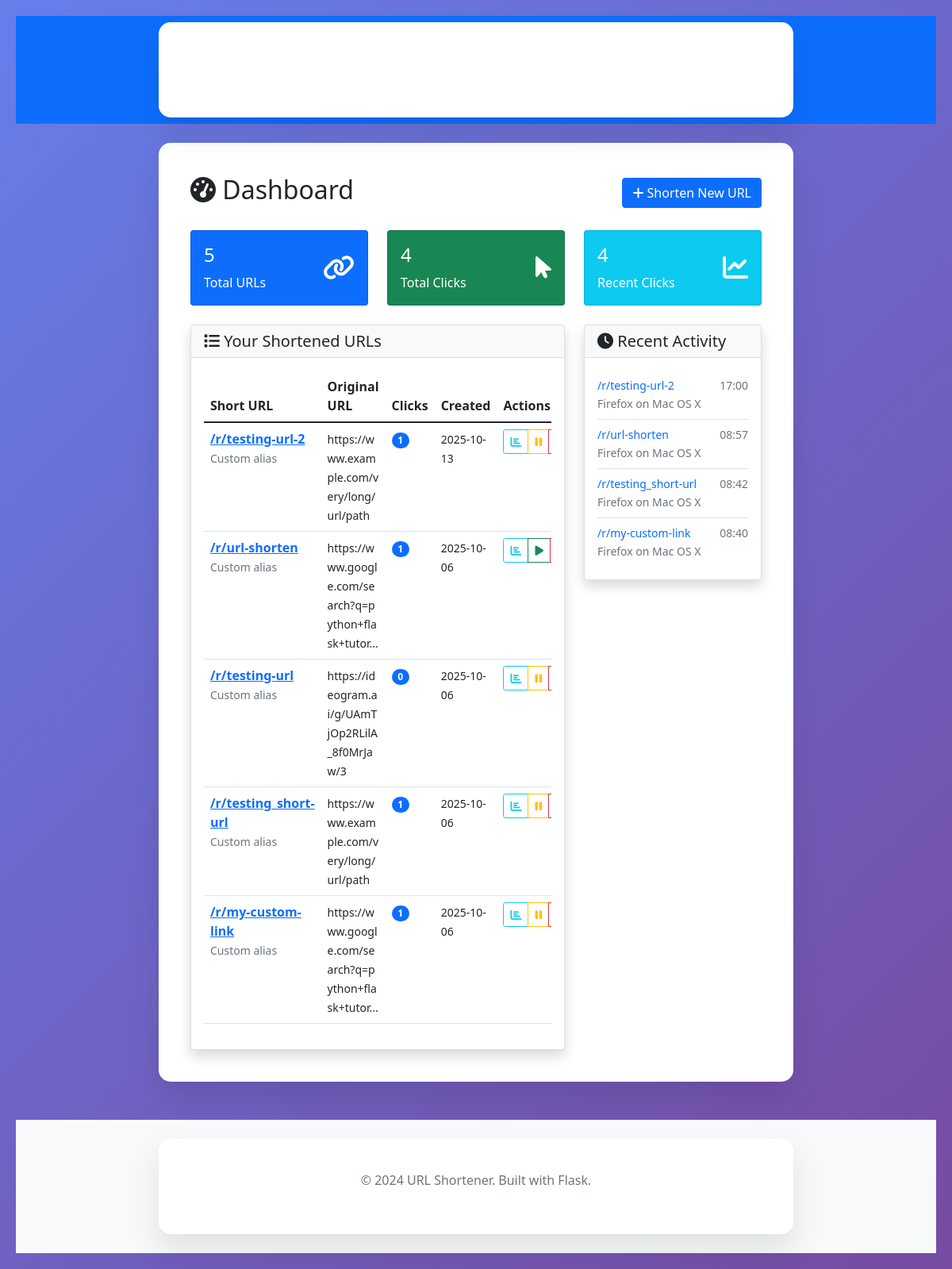
/dashboard, run on the app's committed database.
### models.py (models this page shows, shortened)
class URLMapping(db.Model):
    __tablename__ = 'url_mappings'
    id = db.Column(db.Integer, primary_key=True)
    long_url = db.Column(db.String(2000), nullable=False)
    short_code = db.Column(db.String(10), unique=True, nullable=False, index=True)
    custom_alias = db.Column(db.String(50), unique=True, nullable=True)
    title = db.Column(db.String(200), nullable=True)
    description = db.Column(db.Text, nullable=True)
    created_at = db.Column(db.DateTime, default=datetime.utcnow)
    expires_at = db.Column(db.DateTime, nullable=True)
    is_active = db.Column(db.Boolean, default=True)
    total_clicks = db.Column(db.Integer, default=0)
    last_accessed = db.Column(db.DateTime, nullable=True)
    clicks = db.relationship('URLClick', backref='url_mapping', lazy=True, cascade='all, delete-orphan')

class URLClick(db.Model):
    __tablename__ = 'url_clicks'
    id = db.Column(db.Integer, primary_key=True)
    url_id = db.Column(db.Integer, db.ForeignKey('url_mappings.id'), nullable=False)
    clicked_at = db.Column(db.DateTime, default=datetime.utcnow)
    ip_address = db.Column(db.String(45), nullable=True)
    user_agent = db.Column(db.Text, nullable=True)
    referrer = db.Column(db.Text, nullable=True)
    country = db.Column(db.String(100), nullable=True)
    browser = db.Column(db.String(100), nullable=True)
    platform = db.Column(db.String(100), nullable=True)

### app.py (the view)
@app.route('/dashboard')
def dashboard():
    page = request.args.get('page', 1, type=int)
    per_page = 10
    urls = URLMapping.query.order_by(URLMapping.created_at.desc()).paginate(
        page=page, per_page=per_page, error_out=False
    )
    total_urls = URLMapping.query.count()
    total_clicks = db.session.query(db.func.sum(URLMapping.total_clicks)).scalar() or 0
    recent_clicks = URLClick.query.order_by(URLClick.clicked_at.desc()).limit(10).all()
    return render_template('dashboard.html',
                         urls=urls,
                         total_urls=total_urls,
                         total_clicks=total_clicks,
                         recent_clicks=recent_clicks)

### templates/dashboard.html (shortened to what this page needs)
{% extends "base.html" %}
{% block content %}
<div class="d-flex justify-content-between align-items-center mb-4">
    <h2><i class="fas fa-tachometer-alt"></i> Dashboard</h2>
    <a href="{{ url_for('index') }}" class="btn btn-primary">
        <i class="fas fa-plus"></i> Shorten New URL
    </a>
</div>
<div class="row mb-4">
    <div class="col-md-4">
        <div class="card text-white bg-primary">
            <div class="card-body">
                <div class="d-flex justify-content-between">
                    <div>
                        <h4 class="card-title">{{ total_urls }}</h4>
                        <p class="card-text">Total URLs</p>
                    </div>
                    <div class="align-self-center">
                        <i class="fas fa-link fa-2x"></i>
                    </div>
                </div>
            </div>
        </div>
    </div>
    <div class="col-md-4">
        <div class="card text-white bg-success">
            <div class="card-body">
                <div class="d-flex justify-content-between">
                    <div>
                        <h4 class="card-title">{{ total_clicks }}</h4>
                        <p class="card-text">Total Clicks</p>
                    </div>
                    <div class="align-self-center">
                        <i class="fas fa-mouse-pointer fa-2x"></i>
                    </div>
                </div>
            </div>
        </div>
    </div>
    <div class="col-md-4">
        <div class="card text-white bg-info">
            <div class="card-body">
                <div class="d-flex justify-content-between">
                    <div>
                        <h4 class="card-title">{{ recent_clicks|length }}</h4>
                        <p class="card-text">Recent Clicks</p>
                    </div>
                    <div class="align-self-center">
                        <i class="fas fa-chart-line fa-2x"></i>
                    </div>
                </div>
            </div>
        </div>
    </div>
</div>
<div class="row">
    <div class="col-md-8">
        <div class="card shadow">
            <div class="card-header bg-light">
                <h5 class="mb-0"><i class="fas fa-list"></i> Your Shortened URLs</h5>
            </div>
            <div class="card-body">
                {% if urls.items %}
                    <div class="table-responsive">
                        <table class="table table-hover">
                            <thead>
                                <tr>
                                    <th>Short URL</th>
                                    <th>Original URL</th>
                                    <th>Clicks</th>
                                    <th>Created</th>
                                    <th>Actions</th>
                                </tr>
                            </thead>
                            <tbody>
                                {% for url in urls.items %}
                                <tr>
                                    <td>
                                        <strong>
                                            <a href="{{ url_for('redirect_to_url', short_code=url.short_code) }}" target="_blank">
                                                /r/{{ url.short_code }}
                                            </a>
                                        </strong>
                                        {% if url.custom_alias %}
                                            <br><small class="text-muted">Custom alias</small>
                                        {% endif %}
                                    </td>
                                    <td>
                                        <small style="word-break: break-all;">{{ url.long_url[:50] }}{% if url.long_url|length > 50 %}...{% endif %}</small>
                                    </td>
                                    <td>
                                        <span class="badge bg-primary rounded-pill">{{ url.total_clicks }}</span>
                                    </td>
                                    <td>
                                        <small>{{ url.created_at.strftime('%Y-%m-%d') }}</small>
                                    </td>
                                    <td>
                                        <div class="btn-group btn-group-sm">
                                            <a href="{{ url_for('url_analytics', short_code=url.short_code) }}"
                                               class="btn btn-outline-info" title="Analytics">
                                                <i class="fas fa-chart-bar"></i>
                                            </a>
                                            {% if url.is_active %}
                                                <button class="btn btn-outline-warning"
                                                        onclick="deactivateUrl('{{ url.short_code }}')"
                                                        title="Deactivate">
                                                    <i class="fas fa-pause"></i>
                                                </button>
                                            {% else %}
                                                <button class="btn btn-outline-success"
                                                        onclick="reactivateUrl('{{ url.short_code }}')"
                                                        title="Reactivate">
                                                    <i class="fas fa-play"></i>
                                                </button>
                                            {% endif %}
                                            <button class="btn btn-outline-danger"
                                                    onclick="deleteUrl('{{ url.short_code }}')"
                                                    title="Delete">
                                            </button>
                                        </div>
                                    </td>
                                </tr>
                                {% endfor %}
                            </tbody>
                        </table>
                    </div>
                {% endif %}
            </div>
        </div>
    </div>
    <div class="col-md-4">
        <div class="card shadow">
            <div class="card-header bg-light">
                <h5 class="mb-0"><i class="fas fa-clock"></i> Recent Activity</h5>
            </div>
            <div class="card-body">
                {% if recent_clicks %}
                    <div class="list-group list-group-flush">
                        {% for click in recent_clicks %}
                        <div class="list-group-item px-0">
                            <div class="d-flex w-100 justify-content-between">
                                <small class="text-primary">/r/{{ click.url_mapping.short_code }}</small>
                                <small class="text-muted">{{ click.clicked_at.strftime('%H:%M') }}</small>
                            </div>
                            <small class="text-muted">
                                {{ click.browser }} on {{ click.platform }}
                            </small>
                        </div>
                        {% endfor %}
                    </div>
                {% else %}
                    <p class="text-muted text-center py-3">No recent activity</p>
                {% endif %}
            </div>
        </div>
    </div>
</div>
{% endblock %}

### templates/base.html (shortened to what this page needs)
<!DOCTYPE html>
<html lang="en">
<head>
    <link href="https://cdn.jsdelivr.net/npm/bootstrap@5.1.3/dist/css/bootstrap.min.css" rel="stylesheet">
    <link href="https://cdnjs.cloudflare.com/ajax/libs/font-awesome/6.0.0/css/all.min.css" rel="stylesheet">
    <link href="{{ url_for('static', filename='css/style.css') }}" rel="stylesheet">
</head>
<body>
    <nav class="navbar navbar-expand-lg navbar-dark bg-primary">
        <div class="container">
            <a class="navbar-brand" href="{{ url_for('index') }}">
                <i class="fas fa-link"></i> URL Shortener
            </a>
            <div class="collapse navbar-collapse" id="navbarNav">
                <ul class="navbar-nav ms-auto">
                    <li class="nav-item">
                        <a class="nav-link" href="{{ url_for('index') }}">
                            <i class="fas fa-home"></i> Home
                        </a>
                    </li>
                    <li class="nav-item">
                        <a class="nav-link" href="{{ url_for('dashboard') }}">
                            <i class="fas fa-tachometer-alt"></i> Dashboard
                        </a>
                    </li>
                </ul>
            </div>
        </div>
    </nav>
    <div class="container mt-4">
        {% block content %}{% endblock %}
    </div>
    <footer class="bg-light text-center text-muted py-4 mt-5">
        <div class="container">
            <p>&copy; 2024 URL Shortener. Built with Flask.</p>
        </div>
    </footer>
</body>
</html>

### static/style.css (style rules this page uses)
* { margin: 0; padding: 0; box-sizing: border-box; }
body { font-family: 'Segoe UI', Tahoma, Geneva, Verdana, sans-serif; background: linear-gradient(135deg, #667eea 0%, #764ba2 100%); min-height: 100vh; padding: 20px; }
.container { max-width: 800px; margin: 0 auto; background: white; border-radius: 15px; padding: 40px; box-shadow: 0 20px 40px rgba(0,0,0,0.1); }
button { padding: 15px 25px; background: #667eea; color: white; border: none; border-radius: 8px; cursor: pointer; font-size: 16px; transition: background 0.3s; }

### data on the page
URLMapping: short_code "testing-url-2", custom_alias "Custom alias", long_url "https://www.example.com/very/long/url/path", total_clicks "1", created_at "2025-10-13"
URLMapping: short_code "url-shorten", custom_alias "Custom alias", long_url "https://www.google.com/search?q=python+flask+tutor", total_clicks "1", created_at "2025-10-06"
URLMapping: short_code "testing-url", custom_alias "Custom alias", long_url "https://ideogram.ai/g/UAmTjOp2RLilA_8f0MrJaw/3", total_clicks "0", created_at "2025-10-06"
URLMapping: short_code "testing_short-url", shows "Custom alias", long_url "https://www.example.com/very/long/url/path", total_clicks "1", created_at "2025-10-06"
URLMapping: short_code "my-custom-link", custom_alias "Custom alias", long_url "https://www.google.com/search?q=python+flask+tutor", total_clicks "1", created_at "2025-10-06"
URLClick: url_mapping.short_code "testing-url-2", clicked_at "17:00", browser "Firefox", platform "Mac OS X"
URLClick: url_mapping.short_code "url-shorten", clicked_at "08:57", browser "Firefox", platform "Mac OS X"
URLClick: url_mapping.short_code "testing_short-url", clicked_at "08:42", browser "Firefox", platform "Mac OS X"
URLClick: url_mapping.short_code "my-custom-link", clicked_at "08:40", browser "Firefox", platform "Mac OS X"

### other printed values
{{ total_urls }} "5"
{{ total_clicks }} "4"
{{ recent_clicks|length }} "4"
